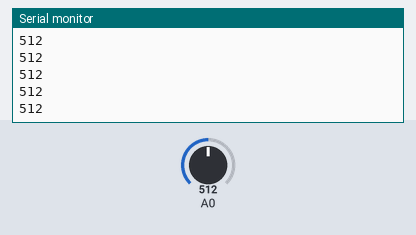
A sketch run on a simulated Arduino Uno, built with avr-gcc and run on an emulated ATmega328P. On the bench: the last lines printed to the serial monitor. The inputs (shaded band) are chosen by the test bench; at power-on: A0 = 512.

Above: at 1.2 s.
1.3 s: A0 set to 610
At 1.31 s:
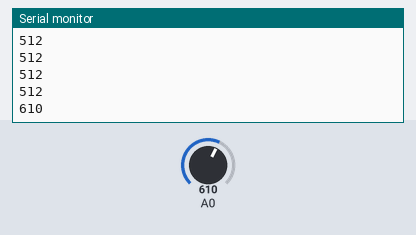
2.8 s: A0 set to 590
At 2.81 s:
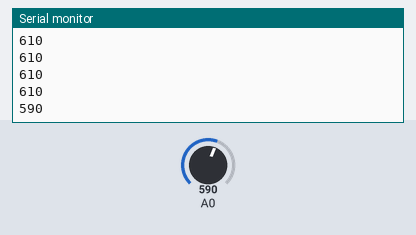
Timing chart, 0 to 5.8 s (numbered marks = the images above; inputs shaded):
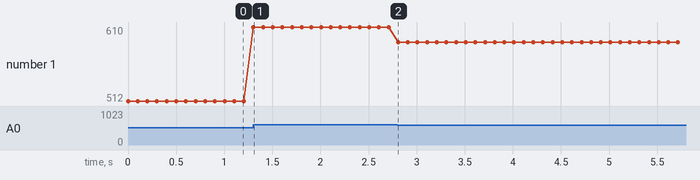

The sketch:

pr12-CIU.ino
```cpp
int maxi = 600;
int mini = 0;

void setup() {
  pinMode(A0, INPUT);
  Serial.begin(9600);
}

void loop() {
  int current = analogRead(A0);
  if (maxi > current){
    maxi = current;
  }else if(current > mini){
    mini = current;
  }
  Serial.println(current);

  delay(100);
}
```

Measured:
- after the input at 1.3 s, the serial monitor: prints a new line at once (image 1)
- after the input at 2.8 s, the serial monitor: prints a new line at once (image 2)
- plotted number 1: 512 → 610 after the input at 1.3 s, 610 → 590 after the input at 2.8 s
